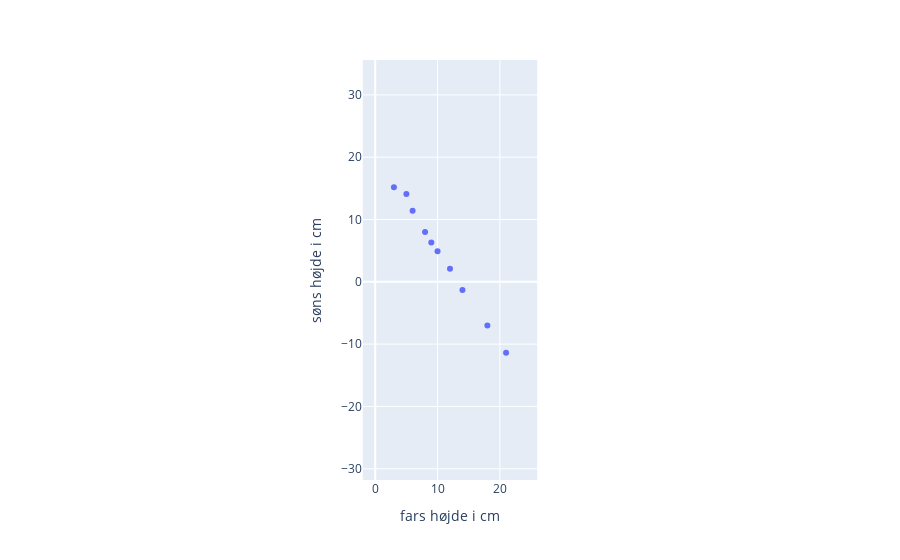

The cell this chart's notebook holds for it:
### Code cell
scatterplot(df4, 0, 1)

### Figure 1 — Plotly figure (JSON) as saved in the notebook; plotly's stock layout.template omitted (floating-point values rounded to 4 significant figures)
{"data": [{"hovertemplate": "0=%{x}<br>1=%{y}<extra></extra>", "legendgroup": "", "marker": {"color": "#636efa", "symbol": "circle"}, "mode": "markers", "name": "", "orientation": "v", "showlegend": false, "type": "scatter", "x": [3, 5, 6, 8, 9, 10, 12, 14, 18, 21], "xaxis": "x", "y": [15.2, 14.1, 11.4, 8, 6.3, 4.9, 2.1, -1.3, -7, -11.4], "yaxis": "y"}], "layout": {"autosize": true, "legend": {"tracegroupgap": 0}, "margin": {"t": 60}, "xaxis": {"anchor": "y", "constrain": "domain", "domain": [0.3821, 0.6179], "range": [-2, 26], "title": {"text": "fars højde i cm"}, "type": "linear"}, "yaxis": {"anchor": "x", "domain": [0, 1], "range": [-16.4, 20.2], "scaleanchor": "x", "scaleratio": 1, "title": {"text": "søns højde i cm"}, "type": "linear"}}}
